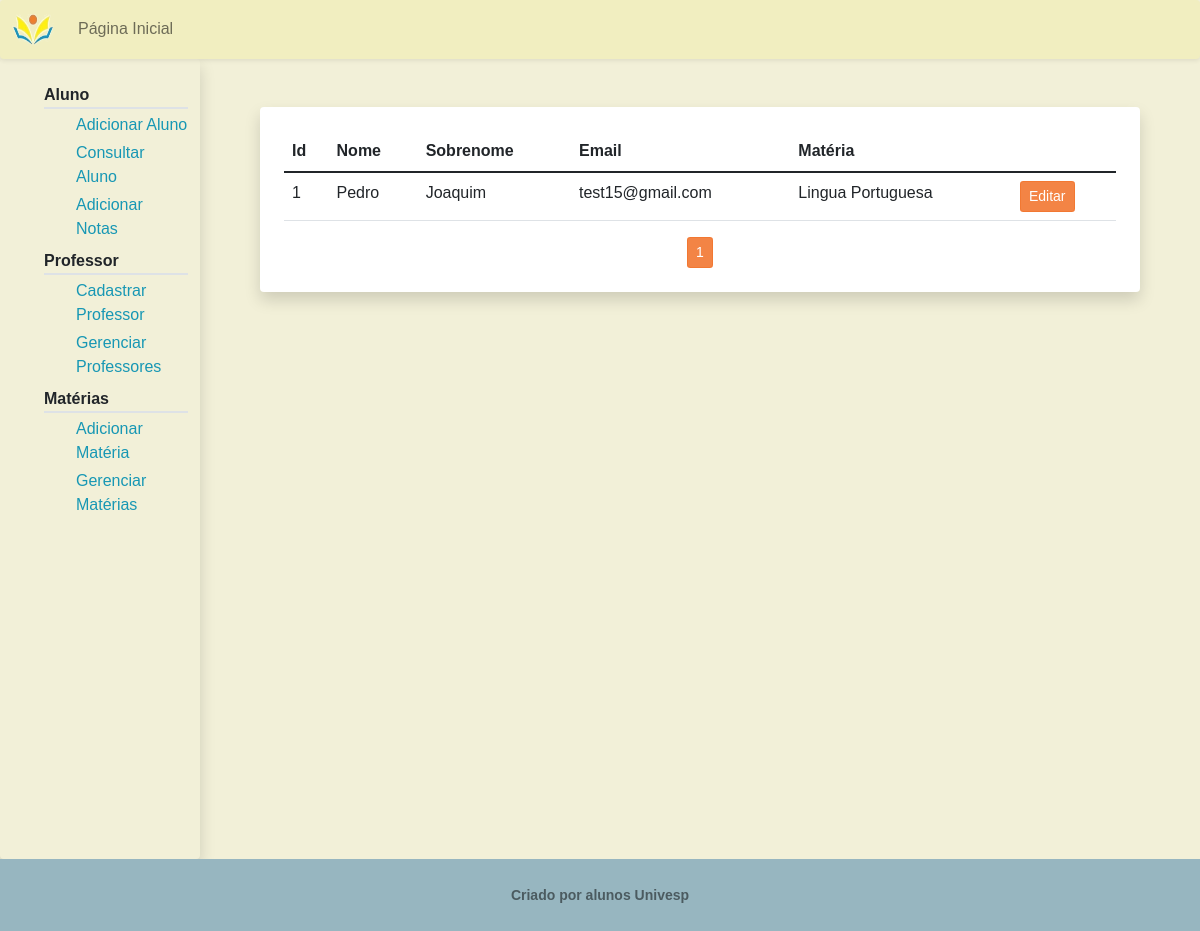
Page /gerenciar/professor/ on the committed database.
### pi/models.py (models this page shows, shortened)
class Professor(db.Model, UserMixin):
    id = db.Column(db.Integer, primary_key=True)
    nome = db.Column(db.String(20), nullable=False)
    sobrenome = db.Column(db.String(100), nullable=False)
    materia = db.Column(db.Integer, db.ForeignKey('materia.id'), nullable=False)
    email = db.Column(db.String(256), unique=True, nullable=False)
    senha = db.Column(db.String(30), nullable=False)

class Materia(db.Model):
    id = db.Column(db.Integer, primary_key=True)
    nome = db.Column(db.String(100), nullable=False, unique=True)

### pi/routes.py (the view)
@app.route("/gerenciar/professor/")
def gerenciar_professor():
    page = request.args.get('page', 1, type=int)
    professores = Professor.query.paginate(per_page=6)
    return render_template('gerenciar_professores.html',
                            titulo='Gerenciar Professores',
                            user="gerenciar",
                            lista_professores=professores,
                            materia=Materia)

### pi/templates/gerenciar_professores.html
{% extends "professor_layout.html" %}
{% block prof %}
    <div class="shadow p-4 mb-5 bg-white rounded m-5">
        <table class="table ">
            <thead class="border-bottom border-dark" >
                <tr>
                    <th scope="col"> Id</th>
                    <th scope="col"> Nome </th>
                    <th scope="col"> Sobrenome </th>
                    <th scope="col"> Email </th>
                    <th scope="col"> Matéria </th>
                </tr>
            </thead>
            <tbody>
                {% for professor in lista_professores.items %}
                    <tr>
                        <td> {{ professor.id }} </td>
                        <td> {{ professor.nome }} </td>
                        <td>
                            {% set sobrenome_str = professor.sobrenome.split(' ') %}
                            {{ sobrenome_str[0] }}
                        </td>
                        <td> {{ professor.email }} </td>
                        <td>
                            {% set materia_nome = materia.query.filter_by(id=professor.materia).first() %}
                            {% if materia_nome %}
                                {{ materia.query.filter_by(id=professor.materia).first().nome }}
                            {% else %}
                                Nenhuma/Apagada
                            {% endif %}
                        </td>
                        <td>
                            <a class="btn btn-primary btn-sm" href=" {{ url_for('editar_professor', id_professor=professor.id) }} "> Editar </a>
                        </td>
                    </tr>
                {% endfor %}
            </tbody>
        </table>
        <div class="text-center">
            {%  for numero_pagina in lista_professores.iter_pages() %}
                {% if numero_pagina %}
                    {% if lista_professores.page == numero_pagina %}
                        <a class="btn btn-primary btn-sm" href="{{ url_for('gerenciar_professor', page=numero_pagina) }}">{{ numero_pagina }}</a>
                    {% else %}
                        <a class="btn btn-outline-primary btn-sm" href=" {{ url_for('gerenciar_professor', page=numero_pagina) }} "> {{ numero_pagina }} </a>
                    {% endif %}
                {% else %}
                    ...
                {% endif %}
            {% endfor %}
        </div>
    </div>
{% endblock prof %}

### pi/static/main.css (style rules this page uses)
html, body { height: 100vh; font-family: Arial, Helvetica, sans-serif; background-color: #F2F0D8; }
.btn.btn-primary:focus, .btn.btn-primary:active, .btn.btn-primary:visited, .btn.btn-primary { color: #ffffff; background-color: #f27730e5; border-color: #f27730e5; }
a { text-decoration: none; }

### rows in the picture
Professor: id "1", nome "Pedro", sobrenome "Joaquim", email "test15@gmail.com", query.filter_by "Lingua Portuguesa"

### other values in the picture
{{ numero_pagina }} "1"
